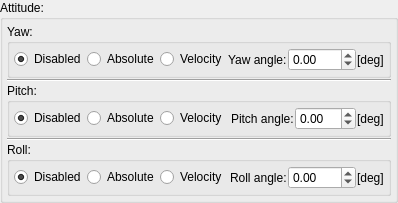
       <widget class="QGroupBox" name="groupBox_3">
        <property name="title">
         <string>Attitude:</string>
        </property>
        <layout class="QVBoxLayout" name="verticalLayout_7">
         <property name="spacing">
          <number>1</number>
         </property>
         <property name="leftMargin">
          <number>4</number>
         </property>
         <property name="topMargin">
          <number>4</number>
         </property>
         <property name="rightMargin">
          <number>4</number>
         </property>
         <property name="bottomMargin">
          <number>4</number>
         </property>
         <item>
          <widget class="QGroupBox" name="groupBox_7">
           <property name="title">
            <string>Yaw:</string>
           </property>
           <layout class="QHBoxLayout" name="horizontalLayout_4">
            <property name="spacing">
             <number>1</number>
            </property>
            <property name="leftMargin">
             <number>4</number>
            </property>
            <property name="topMargin">
             <number>4</number>
            </property>
            <property name="rightMargin">
             <number>4</number>
            </property>
            <property name="bottomMargin">
             <number>4</number>
            </property>
            <item>
             <widget class="QRadioButton" name="rbt_disabled_yaw">
              <property name="text">
               <string>Disabled</string>
              </property>
              <property name="checked">
               <bool>true</bool>
              </property>
             </widget>
            </item>
            <item>
             <widget class="QRadioButton" name="rbt_absolute_yaw">
              <property name="text">
               <string>Absolute</string>
              </property>
             </widget>
            </item>
            <item>
             <widget class="QRadioButton" name="rbt_velocity_yaw">
              <property name="text">
               <string>Velocity</string>
              </property>
             </widget>
            </item>
            <item>
             <spacer name="horizontalSpacer_2">
              <property name="orientation">
               <enum>Qt::Horizontal</enum>
              </property>
              <property name="sizeHint" stdset="0">
               <size>
                <width>0</width>
                <height>0</height>
               </size>
              </property>
             </spacer>
            </item>
            <item>
             <widget class="QLabel" name="lb_yaw">
              <property name="sizePolicy">
               <sizepolicy hsizetype="Preferred" vsizetype="Preferred">
                <horstretch>0</horstretch>
                <verstretch>0</verstretch>
               </sizepolicy>
              </property>
              <property name="text">
               <string>Yaw angle:</string>
              </property>
             </widget>
            </item>
            <item>
             <widget class="QDoubleSpinBox" name="sb_yaw">
              <property name="sizePolicy">
               <sizepolicy hsizetype="Preferred" vsizetype="Fixed">
                <horstretch>0</horstretch>
                <verstretch>0</verstretch>
               </sizepolicy>
              </property>
              <property name="minimum">
               <double>-180.000000000000000</double>
              </property>
              <property name="maximum">
               <double>180.000000000000000</double>
              </property>
              <property name="singleStep">
               <double>0.100000000000000</double>
              </property>
             </widget>
            </item>
            <item>
             <widget class="QLabel" name="lb_units_yaw">
              <property name="text">
               <string>[deg]</string>
              </property>
             </widget>
            </item>
           </layout>
          </widget>
         </item>
         <item>
          <widget class="Line" name="line_4">
           <property name="orientation">
            <enum>Qt::Horizontal</enum>
           </property>
          </widget>
         </item>
         <item>
          <widget class="QGroupBox" name="groupBox_8">
           <property name="title">
            <string>Pitch:</string>
           </property>
           <layout class="QHBoxLayout" name="horizontalLayout_5">
            <property name="spacing">
             <number>1</number>
            </property>
            <property name="leftMargin">
             <number>4</number>
            </property>
            <property name="topMargin">
             <number>4</number>
            </property>
            <property name="rightMargin">
             <number>4</number>
            </property>
            <property name="bottomMargin">
             <number>4</number>
            </property>
            <item>
             <widget class="QRadioButton" name="rbt_disabled_pitch">
              <property name="text">
               <string>Disabled</string>
              </property>
              <property name="checked">
               <bool>true</bool>
              </property>
             </widget>
            </item>
            <item>
             <widget class="QRadioButton" name="rbt_absolute_pitch">
              <property name="text">
               <string>Absolute</string>
              </property>
             </widget>
            </item>
            <item>
             <widget class="QRadioButton" name="rbt_velocity_pitch">
              <property name="text">
               <string>Velocity</string>
              </property>
             </widget>
            </item>
            <item>
             <spacer name="horizontalSpacer_4">
              <property name="orientation">
               <enum>Qt::Horizontal</enum>
              </property>
              <property name="sizeHint" stdset="0">
               <size>
                <width>0</width>
                <height>0</height>
               </size>
              </property>
             </spacer>
            </item>
            <item>
             <widget class="QLabel" name="lb_pitch">
              <property name="sizePolicy">
               <sizepolicy hsizetype="Preferred" vsizetype="Preferred">
                <horstretch>0</horstretch>
                <verstretch>0</verstretch>
               </sizepolicy>
              </property>
              <property name="text">
               <string>Pitch angle:</string>
              </property>
             </widget>
            </item>
            <item>
             <widget class="QDoubleSpinBox" name="sb_pitch">
              <property name="sizePolicy">
               <sizepolicy hsizetype="Preferred" vsizetype="Fixed">
                <horstretch>0</horstretch>
                <verstretch>0</verstretch>
               </sizepolicy>
              </property>
              <property name="minimum">
               <double>-90.000000000000000</double>
              </property>
              <property name="maximum">
               <double>90.000000000000000</double>
              </property>
              <property name="singleStep">
               <double>0.100000000000000</double>
              </property>
             </widget>
            </item>
            <item>
             <widget class="QLabel" name="lb_units_pitch">
              <property name="text">
               <string>[deg]</string>
              </property>
             </widget>
            </item>
           </layout>
          </widget>
         </item>
         <item>
          <widget class="Line" name="line_3">
           <property name="orientation">
            <enum>Qt::Horizontal</enum>
           </property>
          </widget>
         </item>
         <item>
          <widget class="QGroupBox" name="groupBox_9">
           <property name="title">
            <string>Roll:</string>
           </property>
           <layout class="QHBoxLayout" name="horizontalLayout_9">
            <property name="spacing">
             <number>1</number>
            </property>
            <property name="leftMargin">
             <number>4</number>
            </property>
            <property name="topMargin">
             <number>4</number>
            </property>
            <property name="rightMargin">
             <number>4</number>
            </property>
            <property name="bottomMargin">
             <number>4</number>
            </property>
            <item>
             <widget class="QRadioButton" name="rbt_disabled_roll">
              <property name="text">
               <string>Disabled</string>
              </property>
              <property name="checked">
               <bool>true</bool>
              </property>
             </widget>
            </item>
            <item>
             <widget class="QRadioButton" name="rbt_absolute_roll">
              <property name="text">
               <string>Absolute</string>
              </property>
             </widget>
            </item>
            <item>
             <widget class="QRadioButton" name="rbt_velocity_roll">
              <property name="text">
               <string>Velocity</string>
              </property>
             </widget>
            </item>
            <item>
             <spacer name="horizontalSpacer_5">
              <property name="orientation">
               <enum>Qt::Horizontal</enum>
              </property>
              <property name="sizeHint" stdset="0">
               <size>
                <width>0</width>
                <height>0</height>
               </size>
              </property>
             </spacer>
            </item>
            <item>
             <widget class="QLabel" name="lb_roll">
              <property name="sizePolicy">
               <sizepolicy hsizetype="Preferred" vsizetype="Preferred">
                <horstretch>0</horstretch>
                <verstretch>0</verstretch>
               </sizepolicy>
              </property>
              <property name="text">
               <string>Roll angle:</string>
              </property>
             </widget>
            </item>
            <item>
             <widget class="QDoubleSpinBox" name="sb_roll">
              <property name="sizePolicy">
               <sizepolicy hsizetype="Preferred" vsizetype="Fixed">
                <horstretch>0</horstretch>
                <verstretch>0</verstretch>
               </sizepolicy>
              </property>
              <property name="minimum">
               <double>-180.000000000000000</double>
              </property>
              <property name="maximum">
               <double>180.000000000000000</double>
              </property>
              <property name="singleStep">
               <double>0.100000000000000</double>
              </property>
             </widget>
            </item>
            <item>
             <widget class="QLabel" name="lb_units_roll">
              <property name="text">
               <string>[deg]</string>
              </property>
             </widget>
            </item>
           </layout>
          </widget>
         </item>
        </layout>
       </widget>
